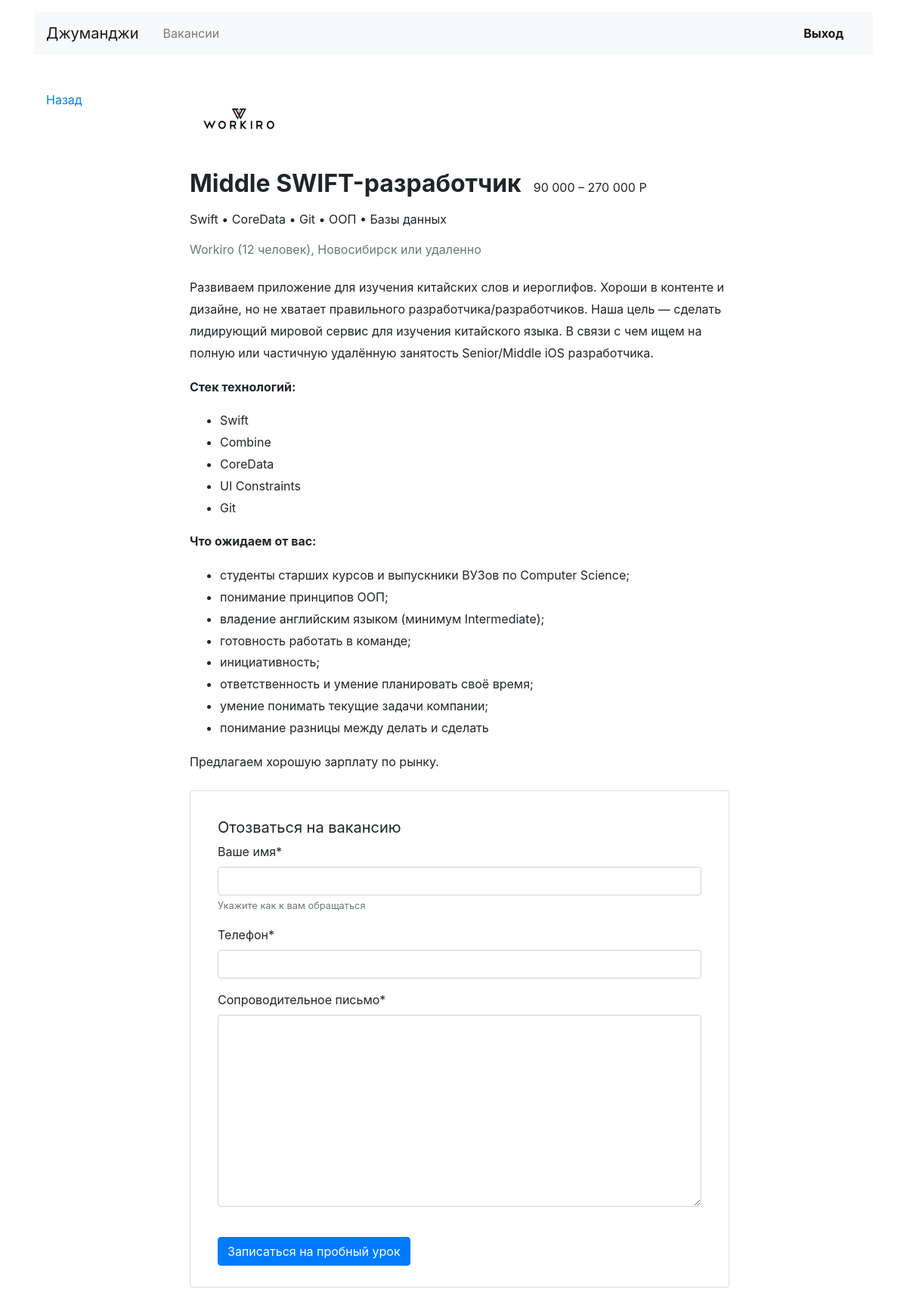
/vacancies/3/ (signed in), run on the app's committed database.
### step_job/models.py (models this page shows, shortened)
class Vacancy(models.Model):
    title = models.CharField(max_length=64)
    specialty = models.ForeignKey(Specialty, on_delete=models.CASCADE, related_name="vacancies")
    company = models.ForeignKey(Company, on_delete=models.CASCADE, related_name="vacancies")
    skills = models.CharField(max_length=64)
    description = models.TextField(max_length=2056)
    salary_min = models.PositiveIntegerField()
    salary_max = models.PositiveIntegerField()
    published_at = models.DateTimeField(auto_now_add=True, blank=True)
    class Meta:
        verbose_name = "Вакансия"
        verbose_name_plural = "Вакансии"

class Company(models.Model):
    name = models.CharField(max_length=64)
    location = models.CharField(max_length=64)
    logo = models.ImageField(default='https://place-hold.it/100x60', upload_to=MEDIA_COMPANY_IMAGE_DIR)
    description = models.TextField(max_length=2056)
    employee_count = models.PositiveIntegerField()
    owner = models.OneToOneField(User, on_delete=models.CASCADE, related_name="companies", null=True)
    class Meta:
        verbose_name = "Компания"
        verbose_name_plural = "Компании"

### step_job/views.py (the view, shortened to what this page needs)
# urls.py: path('vacancies/<int:pk>/', VacancyView.as_view(), name="vacancy"),
class VacancyView(LoginRequiredMixin, View):
    def get(self, request, pk):
        vacancy = get_object_or_404(Vacancy, pk=pk)
        form = ApplicationForm()
        return render(
            request,
            template_name="vacancy.html",
            context={
                "vacancy": vacancy,
                "form": form})

### step_job/forms.py
class ApplicationForm(forms.ModelForm):
    def __init__(self, *args, **kwargs):
        super().__init__(*args, **kwargs)
        self.helper = FormHelper()
        self.helper.form_method = 'post'
        self.helper.add_input(Submit('submit', 'Submit'))
        self.helper.form_class = 'form-horizontal'
        self.helper.label_class = 'col-lg-2'
        self.helper.field_class = 'col-lg-8'
    class Meta:
        model = Application
        fields = [
            "written_username",
            "written_phone",
            "written_cover_letter",
        ]
        exclude = [
            "vacancy",
            "user",
        ]
        labels = {
            "written_username": _('Ваше имя'),
            "written_phone": _('Телефон'),
            "written_cover_letter": _('Сопроводительное письмо'),
        }
        help_texts = {
            "written_username": _('Укажите как к вам обращаться'),
        }

### step_job/templatetags/filters.py (called while the page is built)
@register.filter
def salary_num(value_int):
    value = str(value_int)
    res = [value[0:len(value) % 3]]
    slice_val = value[len(value) % 3:len(value)]
    for gnum in range(0, len(slice_val), 3):
        res.append(slice_val[gnum:gnum + 3])
    return " ".join(res)

@register.filter
def dot_skill(skills):
    skill_list = skills.split(', ')
    return ' • '.join(skill_list)

### templates/vacancy.html
{% extends "base.html" %}
{% load crispy_forms_filters %}
{% load filters %}
{% load crispy_forms_tags %}
{% block container %}
  <main class="container mt-3 pb-5">
    <div class="row mt-5">
      <div class="col-12 col-lg-2">
        <div class="pl-3 mb-5">
          <p><a href="{% url 'index' %}">Назад</a></p>
        </div>
      </div>
      <div class="col-12 col-lg-8">
        <section class="pl-3">
          <a href="#"><img src="{{ vacancy.company.logo }}" width="130" height="80" alt=""></a>
          <div class="d-flex align-items-baseline align-content-baseline">
            <h1 class="h2 mt-4 font-weight-bold" >{{ vacancy.title }}</h1>
            <p class="m-0 pl-3">{{ vacancy.salary_min|salary_num}} – {{ vacancy.salary_max|salary_num}} Р</p>
          </div>
          <p class="mt-2">{{ vacancy.skills|dot_skill }}</p>
          <p class="text-muted mb-4">
              {{ vacancy.company.name|title }}
              ({{ vacancy.company.employee_count }} человек),
              {{ vacancy.company.location }} или удаленно</p>
          <div style="line-height: 1.8;">
            {{ vacancy.description|safe }}
          </div>
          <form class="card mt-4 mb-3" enctype="multipart/form-data" method="post"> {% csrf_token %}
            <div class="card-body mx-3">
              <p class="h5 mt-3 font-weight-normal">Отозваться на вакансию</p>
            {{ form|crispy }}
              <input type="submit" class="btn btn-primary mt-4 mb-2" value="Записаться на пробный урок">
            </div>
          </form>
        </section>
      </div>
    </div>
  </main>
{% endblock container %}

### data on the page
Vacancy: company.logo (picture), title "Middle SWIFT-разработчик", salary_min|salary_num "90 000", salary_max|salary_num "270 000", skills|dot_skill "Swift • CoreData • Git • ООП • Базы данных", company.name "Workiro", company.employee_count "12", company.location "Новосибирск", description "Развиваем приложение для изучения китайских слов и иероглифов. Хороши в контенте и дизайне, но не хватает правильного разработчика/разработчиков. Наша цель — сделать лидирующий мировой сервис для изучения китайского языка. В связи с чем ищем на полную или частичную удалённую занятость Senior/Middle iOS разработчика. Стек технологий: Swift Combine CoreData UI Constraints Git Что ожидаем от вас: студенты старших курсов и выпускники ВУЗов по Computer Science; понимание принципов ООП; владение английским языком (минимум Intermediate); готовность работать в команде; инициативность; ответственность и умение планировать своё время; умение понимать текущие задачи компании; понимание разницы между…"
